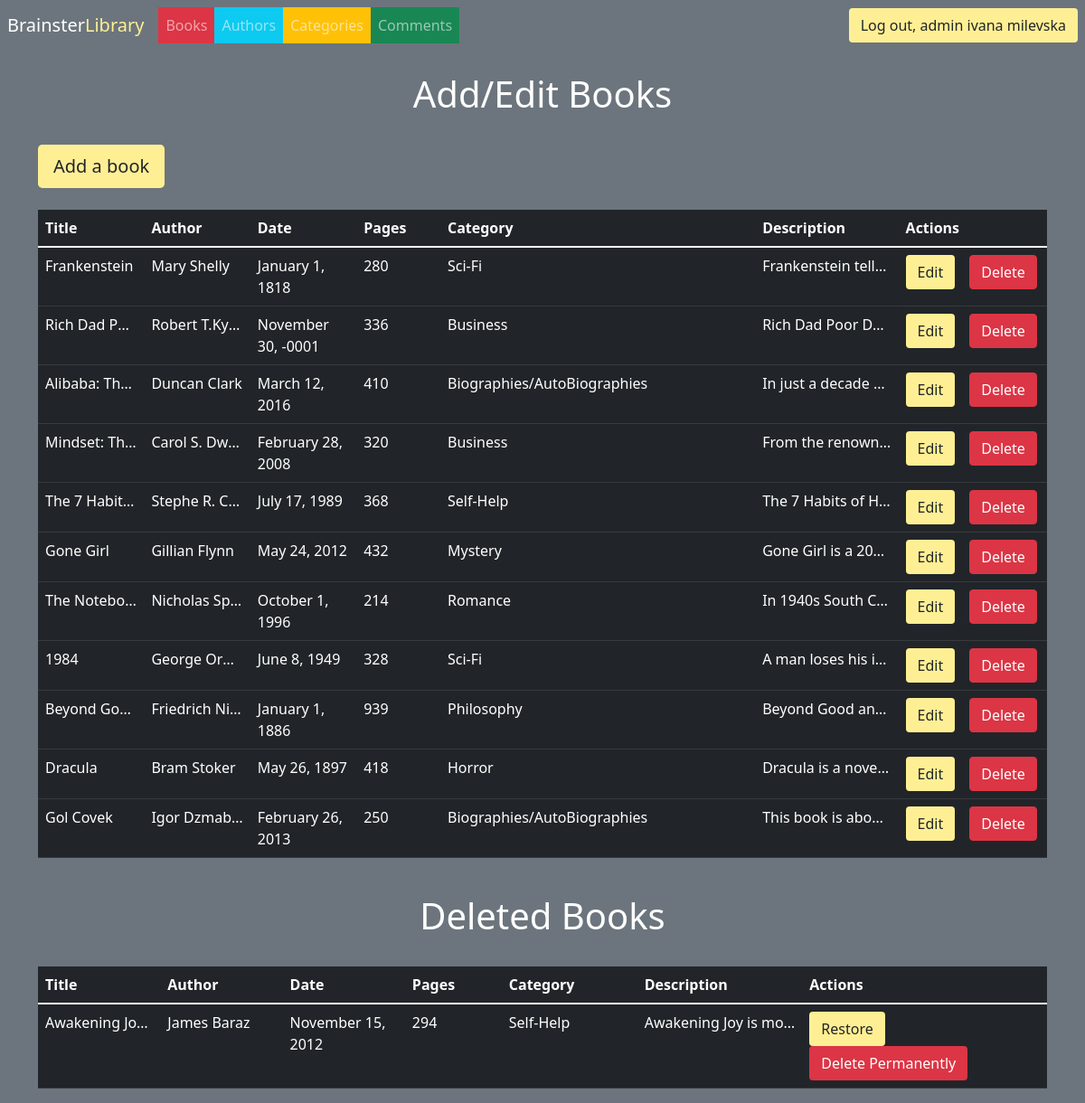
The page /pages/books.php (signed in) on the database its author committed.
### tables this page shows
CREATE TABLE `books` (
  `id` int(11) NOT NULL,
  `title` varchar(255) NOT NULL,
  `author_id` int(11) NOT NULL,
  `date_of_issue` date NOT NULL,
  `number_of_pages` int(11) NOT NULL,
  `cover` varchar(255) NOT NULL,
  `category_id` int(11) NOT NULL,
  `description` varchar(2048) NOT NULL,
  `is_deleted` tinyint(1) NOT NULL DEFAULT 0
);

CREATE TABLE `categories` (
  `id` int(11) NOT NULL,
  `name` varchar(255) NOT NULL,
  `is_deleted` tinyint(1) NOT NULL DEFAULT 0
);

### routes.php (called while the page is built, shortened)
<?php
$appUrl = trim(APP_URL, "/") . "/";
$appRoutes = [
    'home' => $appUrl . "pages/index.php",
    'login' => $appUrl . "pages/login.php",
    'register' => $appUrl . "pages/register.php",
    'book' => $appUrl . "pages/book.php?id={ID}",
    '404' => $appUrl . "pages/404.html",
    'logout' => $appUrl . "actions/logout.php",
    'authors' => $appUrl . "pages/authors.php",
    'categories' => $appUrl . "pages/categories.php",
    'books' => $appUrl . "pages/books.php",
    'reviews' => $appUrl . "pages/reviews.php",
    'createCategory' => $appUrl . "pages/categories/create.php",
    'addCategory' => $appUrl . "actions/categories/store.php",
    'editCategory' => $appUrl . "pages/categories/edit.php?id={ID}",
    'updateCategory' => $appUrl . "actions/categories/update.php?id={ID}",
    'deleteCategory' => $appUrl . "actions/categories/delete.php?id={ID}",
    'restoreCategory' => $appUrl . "actions/categories/restore.php?id={ID}",
    'deleteCategoryPerm' => $appUrl . "actions/categories/deletePerm.php?id={ID}",
    'createAuthor' => $appUrl . "pages/authors/create.php",
    'addAuthor' => $appUrl . "actions/authors/store.php",
    'editAuthor' => $appUrl . "pages/authors/edit.php?id={ID}",
    'updateAuthor' => $appUrl . "actions/authors/update.php?id={ID}",
    'deleteAuthor' => $appUrl . "actions/authors/delete.php?id={ID}",
    'restoreAuthor' => $appUrl . "actions/authors/restore.php?id={ID}",
    'deleteAuthorPerm' => $appUrl . "actions/authors/deletePerm.php?id={ID}",
    'createBook' => $appUrl . "pages/books/create.php",
    'addBook' => $appUrl . "actions/books/store.php",
    'editBook' => $appUrl . "pages/books/edit.php?id={ID}",
    'updateBook' => $appUrl . "actions/books/update.php?id={ID}",
    'deleteBook' => $appUrl . "actions/books/delete.php?id={ID}",
    'deleteBookPerm' => $appUrl . "actions/books/deletePerm.php?id={ID}",
    'restoreBook' => $appUrl . "actions/books/restore.php?id={ID}",
    'addReview' => $appUrl . "actions/reviews/store.php?id={ID}",
    'deleteReview' => $appUrl . "actions/reviews/delete.php?id={ID}",
    'deleteReviewPerm' => $appUrl . "actions/reviews/deletePerm.php?id={ID}",
    'approveReview' => $appUrl . "actions/reviews/approve.php?id={ID}",
    'rejectReview' => $appUrl . "actions/reviews/reject.php?id={ID}",
    'storeNote' => $appUrl . "actions/notes/store.php?id={ID}"
];

### functions.php (called while the page is built, shortened)
<?php
function getAllBooks($con)
{
  $sql  = "SELECT books.id, books.title, CONCAT(authors.first_name,' ',authors.last_name) AS author, books.date_of_issue, books.number_of_pages, books.cover, categories.name as category, books.description FROM books LEFT JOIN `authors` ON books.author_id = authors.id LEFT JOIN `categories` ON books.category_id = categories.id WHERE books.is_deleted = 0;";
  $stmt = $con->prepare($sql);
  $stmt->execute();
  if ($stmt->rowCount() > 0) {
    $books = $stmt->fetchAll();
  } else {
    $books = 0;
  }
  return $books;
}
function getAllDeletedBooks($con)
{
  $sql  = "SELECT books.id, books.title, CONCAT(authors.first_name,' ',authors.last_name) AS author, books.date_of_issue, books.number_of_pages, books.cover, categories.name as category, books.description FROM books LEFT JOIN `authors` ON books.author_id = authors.id LEFT JOIN `categories` ON books.category_id = categories.id WHERE books.is_deleted = 1;";
  $stmt = $con->prepare($sql);
  $stmt->execute();
  if ($stmt->rowCount() > 0) {
    $books = $stmt->fetchAll();
  } else {
    $books = 0;
  }
  return $books;
}
function route($route, $id = null)
{
  global $appRoutes;
  return str_replace("{ID}", $id, $appRoutes[$route]) ?? "";
}

### pages/books.php (the view, shortened to what this page needs)
<?php
require_once __DIR__ . '/../layouts/header.php';
require_once __DIR__ . '/../layouts/nav.php';
$books = getAllBooks($conn);
$delBooks = getAllDeletedBooks($conn);
?>
<div class="container">
    <h1 class="text-white text-center mt-4">Add/Edit Books</h1>
    <a href="<?= route('createBook') ?>" class="btn btn-lg bg-warmyellow mt-4">Add a book</a>
    <div class="table-responsive">
        <table class="table table-dark mt-4">
            <thead>
                <tr>
                    <th scope="col">Title</th>
                    <th scope="col">Author</th>
                    <th class="d-none d-md-table-cell" scope="col">Date</th>
                    <th class="d-none d-md-table-cell" scope="col">Pages</th>
                    <th class="d-none d-md-table-cell" scope="col">Category</th>
                    <th class="d-none d-md-table-cell" scope="col">Description</th>
                    <th scope="col">Actions</th>
                </tr>
            </thead>
            <tbody>
                <?php foreach ($books as $book) {
                    echo "
                <tr>
                    <td class='text-truncate' style='max-width: 5rem;'>{$book['title']}</td>
                    <td class='text-truncate' style='max-width: 5rem;'>{$book['author']}</td>
                    <td class='d-none d-md-table-cell' style='max-width: 5rem;'>" . date("F j, Y", strtotime($book['date_of_issue'])) . "</td>
                    <td class='d-none d-md-table-cell'>{$book['number_of_pages']}</td>
                    <td class='d-none d-md-table-cell'>{$book['category']}</td>
                    <td class='text-truncate d-none d-md-table-cell' style='max-width: 3rem;'>{$book['description']}</td>
                    <td style='max-width: 7rem;'><a href='" . route('editBook', $book['id']) . "' class='btn bg-warmyellow me-3'>Edit</a><a href='" . route('deleteBook', $book['id']) . "' class='btn btn-danger deleteBtn'>Delete</a></td>
                </tr>
            ";
                } ?>
            </tbody>
        </table>
    </div>
    <h1 class="text-white text-center mt-4">Deleted Books</h1>
    <div class="table-responsive">
        <table class="table table-dark mt-4">
            <thead>
                <tr>
                    <th scope="col">Title</th>
                    <th scope="col">Author</th>
                    <th class="d-none d-md-table-cell" scope="col">Date</th>
                    <th class="d-none d-md-table-cell" scope="col">Pages</th>
                    <th class="d-none d-md-table-cell" scope="col">Category</th>
                    <th class="d-none d-md-table-cell" scope="col">Description</th>
                    <th scope="col">Actions</th>
                </tr>
            </thead>
            <tbody>
                <?php
                if ($delBooks > 0) {
                foreach ($delBooks as $delBook) {
                        echo "
                        <tr>
                            <td class='text-truncate' style='max-width: 5rem;'>{$delBook['title']}</td>
                            <td class='text-truncate' style='max-width: 5rem;'>{$delBook['author']}</td>
                            <td class='d-none d-md-table-cell' style='max-width: 5rem;'>" . date("F j, Y", strtotime($delBook['date_of_issue'])) . "</td>
                            <td class='d-none d-md-table-cell'>{$delBook['number_of_pages']}</td>
                            <td class='d-none d-md-table-cell'>{$delBook['category']}</td>
                            <td class='text-truncate d-none d-md-table-cell' style='max-width: 3rem;'>{$delBook['description']}</td>
                            <td style='max-width: 10rem;'><a href='" . route('restoreBook', $delBook['id']) . "' class='btn bg-warmyellow me-3'>Restore</a><a href='" . route('deleteBookPerm', $delBook['id']) . "' class='btn text-white bg-danger deleteBtnBook'>Delete Permanently</a></td>
                        </tr>
                        ";
                    }
                }else {
                    echo "
                    <tr>
                        <td class='w-75' colspan='7'>There are no deleted books.</td>
                    </tr>
                    ";
                } ?>
            </tbody>
        </table>
    </div>
</div>
<?php
require_once __DIR__ . '/../layouts/footer.php';
?>

### assets/style.css (style rules this page uses)
.bg-warmyellow { background-color: rgb(255, 239, 148) !important; }

### rows shown on the page
books: title "Frankenstein", author "Mary Shelly", date_of_issue "January 1, 1818", number_of_pages "280", category.name "Sci-Fi", description "Frankenstein tell…"
books: title "Rich Dad P…", author "Robert T.Ky…", date_of_issue "November 30, -0001", number_of_pages "336", category.name "Business", description "Rich Dad Poor D…"
books: title "Alibaba: Th…", author "Duncan Clark", date_of_issue "March 12, 2016", number_of_pages "410", category.name "Biographies/AutoBiographies", description "In just a decade…"
books: title "Mindset: Th…", author "Carol S. Dw…", date_of_issue "February 28, 2008", number_of_pages "320", category.name "Business", description "From the renown…"
books: title "The 7 Habit…", author "Stephe R. C…", date_of_issue "July 17, 1989", number_of_pages "368", category.name "Self-Help", description "The 7 Habits of H…"
books: title "Gone Girl", author "Gillian Flynn", date_of_issue "May 24, 2012", number_of_pages "432", category.name "Mystery", description "Gone Girl is a 20…"
books: title "The Notebo…", author "Nicholas Sp…", date_of_issue "October 1, 1996", number_of_pages "214", category.name "Romance", description "In 1940s South C…"
books: title "1984", author "George Or…", date_of_issue "June 8, 1949", number_of_pages "328", category.name "Sci-Fi", description "A man loses his i…"
books: title "Beyond Go…", author "Friedrich Ni…", date_of_issue "January 1, 1886", number_of_pages "939", category.name "Philosophy", description "Beyond Good an…"
books: title "Dracula", author "Bram Stoker", date_of_issue "May 26, 1897", number_of_pages "418", category.name "Horror", description "Dracula is a nove…"
books: title "Gol Covek", author "Igor Dzma…", date_of_issue "February 26, 2013", number_of_pages "250", category.name "Biographies/AutoBiographies", description "This book is abo…"
books: title "Awakening Jo…", author "James Baraz", date_of_issue "November 15, 2012", number_of_pages "294", category.name "Self-Help", description "Awakening Joy is mo…"

### other values the page prints
$_SESSION['user']['first_name'] "ivana"
$_SESSION['user']['last_name'] "milevska"
